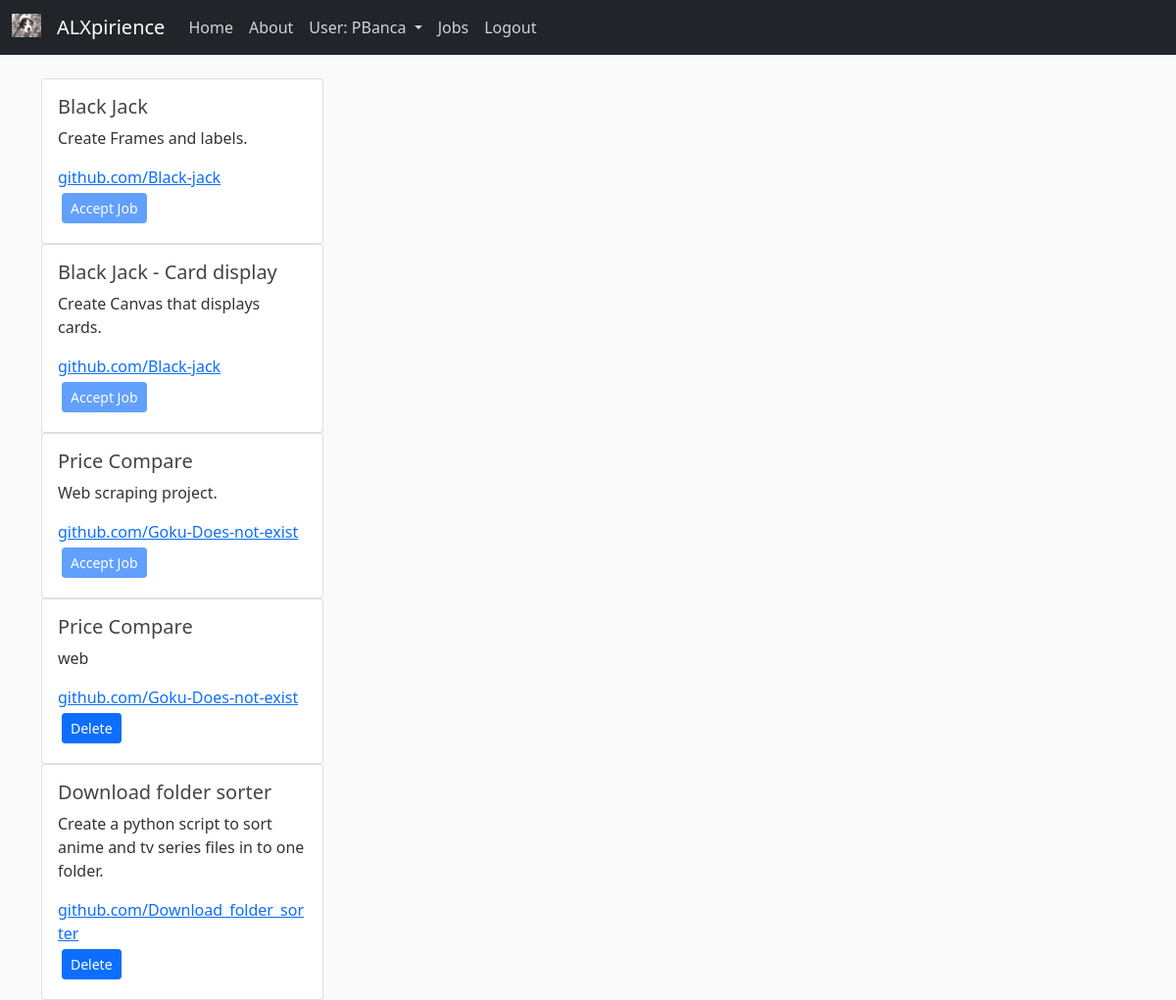
Page /myprojects (signed in) on the earlier database version.
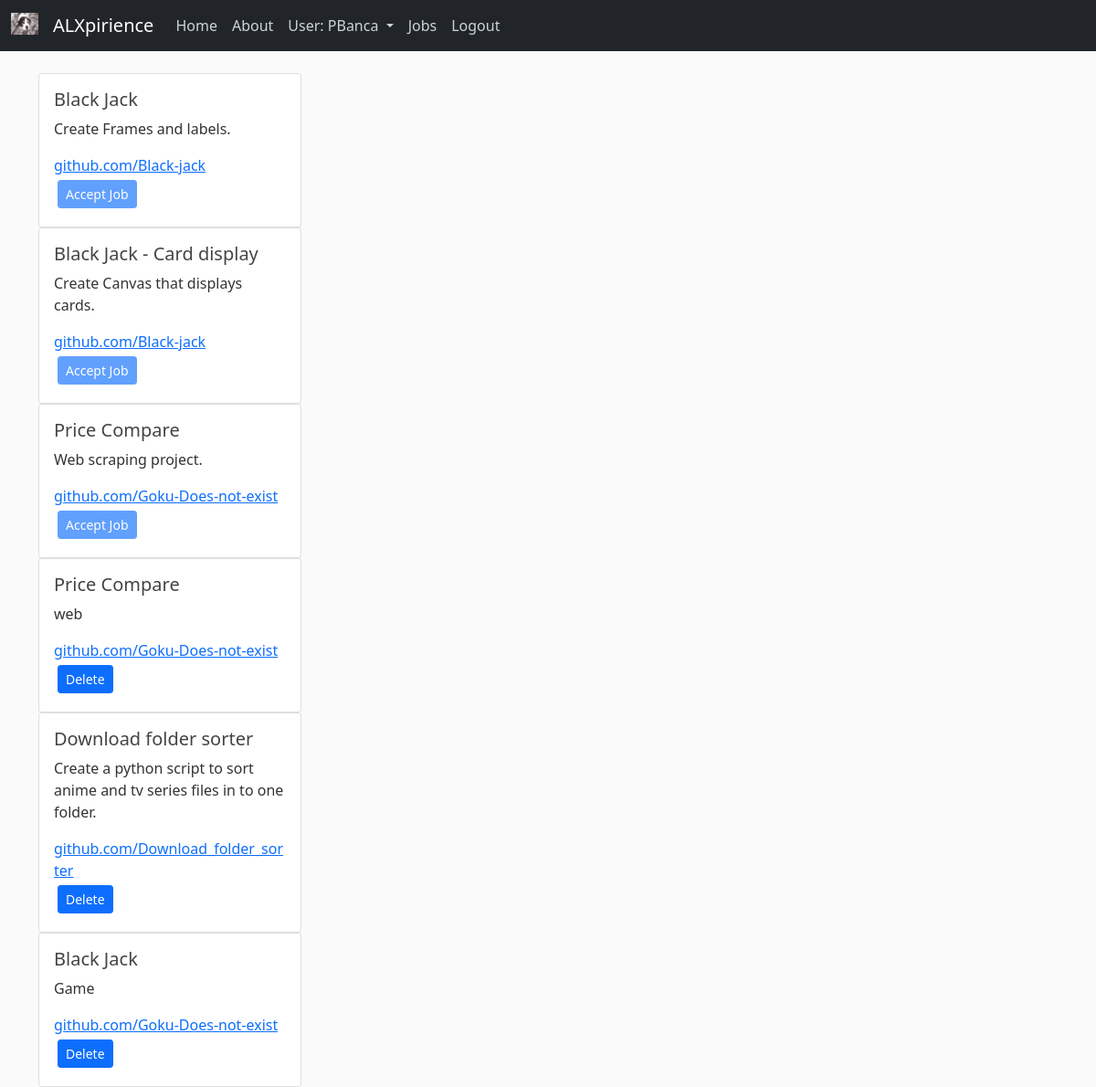
Same page on the later database version.
### expirience/data_base.py (models this page shows, shortened)
class User(db.Model, UserMixin):
    id = db.Column(db.Integer, primary_key=True, autoincrement=True)
    username = db.Column(db.String(20), unique=True, nullable=False)
    email = db.Column(db.String(120), unique=True, nullable=False)
    git_hub = db.Column(db.String(120), nullable=False)
    country = db.Column(db.String(40), nullable=False)
    password = db.Column(db.String(60), nullable=False)
    image_file = db.Column(db.String(20), nullable=False, default='default.jpg')
    skills = db.relationship('Skills', backref='author', lazy=True)
    projects = db.relationship('Projects', backref='author', lazy=True)

class Projects(db.Model):
    id = db.Column(db.Integer, primary_key=True, autoincrement=True)
    project_name = db.Column(db.String(100), nullable=False)
    project_description = db.Column(db.Text, nullable=False)
    project_link = db.Column(db.String(120), nullable=False)
    skills_required = db.Column(db.String(120), nullable=False)
    project_status = db.Column(db.String(20), nullable=False, default='pending')
    user_id = db.Column(db.Integer, db.ForeignKey('user.id'), nullable=False)

### expirience/routes.py (the view, shortened to what this page needs)
@app.route('/myprojects', methods=['GET', 'POST'])
@login_required
def myprojects():
    if not current_user.is_authenticated:
        return redirect(url_for('home'))
    projects_current_user = [Projects.query.all(), current_user]
    return render_template('myprojects.html', title="My Projects", form=projects_current_user)

### expirience/data_base.py (called while the page is built)
@loginManager.user_loader
def get_user(user_id):
    return User.query.get(int(user_id))

### expirience/templates/myprojects.html (shortened to what this page needs)
{% extends "layout.html" %}
{% block content %}
{% for project in form[0] %}
    {% if project.author.id == form[1].id %}
        <div class="card" style="width: 18rem;">
            <div class="card-body">
                <h5 class="card-title">{{ project.project_name }}</h5>
                <p class="card-text">{{ project.project_description }}</p>
                <a href="project.project_link" class="card-link">{{ project.project_link }}</a>
                <form action="{{ url_for('myprojects') }}" method="post">
                    <button type="submit" class="btn btn-sm btn-primary m-1" >Delete</button>
                </form>
            </div>
        </div>
    {% else %}
        <div class="card" style="width: 18rem;">
            <div class="card-body">
                <h5 class="card-title">{{ project.project_name }}</h5>
                <p class="card-text">{{ project.project_description }}</p>
                <a href="project.project_link" class="card-link">{{ project.project_link }}</a><br>
                <button type="button" class="btn btn-sm btn-primary m-1" disabled>Accept  Job</button>
            </div>
        </div>
    {% endif %}
{% endfor %}
{% endblock %}

### expirience/templates/layout.html (shortened to what this page needs)
<!DOCTYPE html>
<html lang="en">
<head>
    <link href="https://cdn.jsdelivr.net/npm/bootstrap@5.0.2/dist/css/bootstrap.min.css" rel="stylesheet">
    <link rel="stylesheet" type="text/css" href="{{ url_for('static', filename='main.css') }}">
</head>
<body>
    <header class="site-header">
        <nav class="navbar navbar-expand-md navbar-dark bg-dark fixed-top">
          <div class="container-fluid">
            <a class="navbar-brand" href="{{ url_for('home') }}">
              <img src="static/images/large.ico" alt="" width="30" height="24" class="d-inline-block align-text-top">
            </a>
            <a class="navbar-brand mr-4" href="/">ALXpirience</a>
            <div class="collapse navbar-collapse" id="navbarToggle">
              <div class="navbar-nav mr-auto">
                <a class="nav-item nav-link" href="{{ url_for('home') }}">Home</a>
                <a class="nav-item nav-link" href="/about">About</a>
              </div>
              <div class="navbar-nav">
                {% if current_user.is_authenticated %}
                  <a class="nav-link dropdown-toggle" href="#" id="navbarDropdown" role="button" data-bs-toggle="dropdown" aria-expanded="false">
                    User: {{ current_user.username }}
                  </a>
                    <a class="nav-item nav-link" href="{{ url_for('get_job') }}">Jobs</a>
                    <a class="nav-item nav-link" href="{{ url_for('logout') }}">Logout</a>
                {% else %}
                  <a class="nav-item nav-link" href="{{ url_for('login') }}">Login</a>
                  <a class="nav-item nav-link" href="{{ url_for('register') }}">Register</a>
                {% endif %}
              </div>
            </div>
          </div>
        </nav>
    </header>
    <main role="main" class="container">
      <div class="row">
        <div class="col-md-8">
          {% block content %}{% endblock %}
        </div>
      </div>
    </main>
</body>
</html>

### expirience/static/main.css (style rules this page uses)
body { background: #fafafa; color: #333333; margin-top: 5rem; }
h1, h2, h3, h4, h5, h6 { color: #444444; }
.site-header .navbar-nav .nav-link { color: #cbd5db; }

Differences in the rows shown:
added Projects: project_name "Black Jack", project_description "Game", project_link "github.com/Goku-Does-not-exist"
